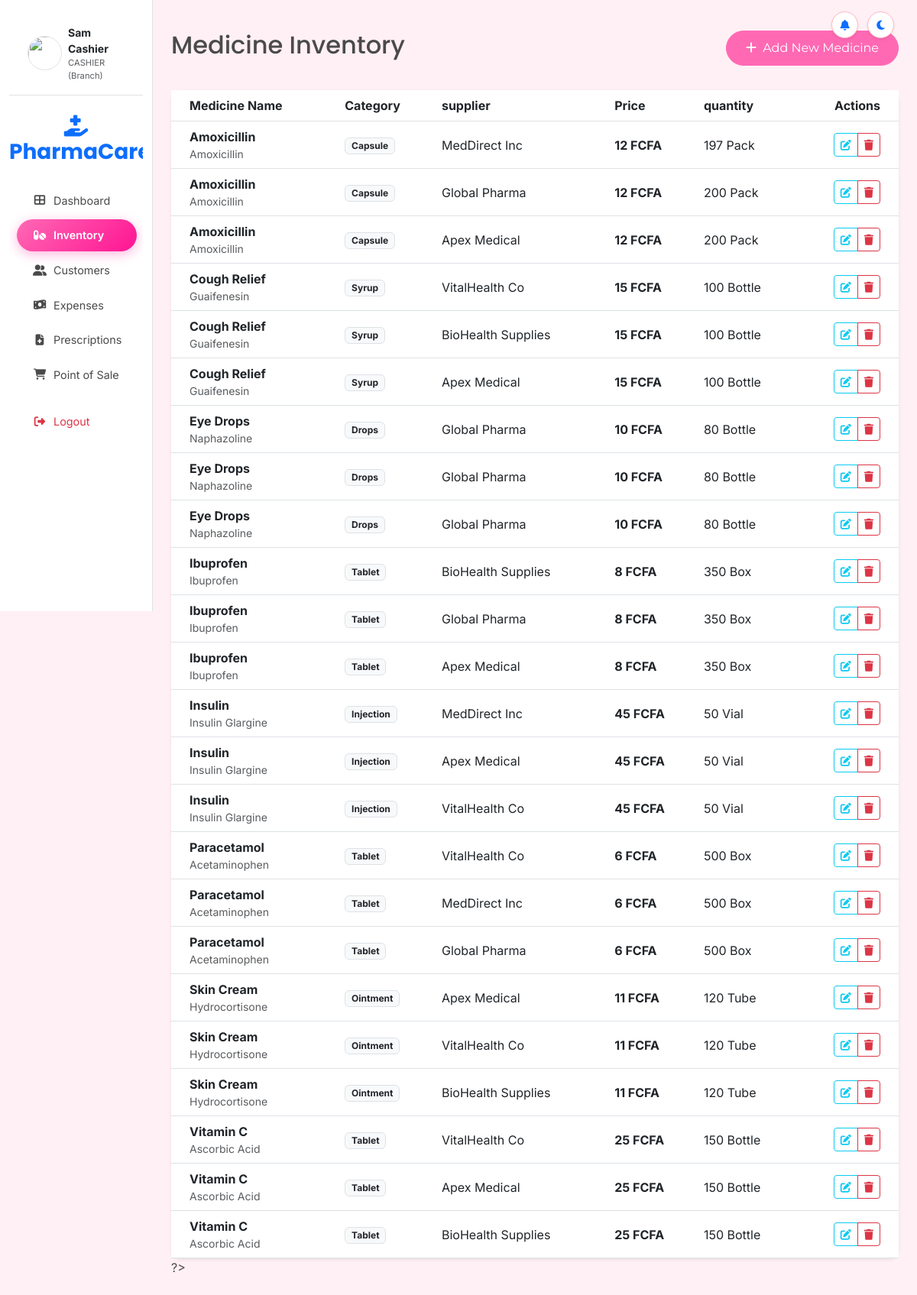
Page /inventory.php (signed in) on the committed database.
### tables this page shows
CREATE TABLE IF NOT EXISTS medicines (
    id INT PRIMARY KEY AUTO_INCREMENT,
    name VARCHAR(100) NOT NULL,
    generic_name VARCHAR(100),
    category VARCHAR(50),
    manufacturer VARCHAR(100),
    supplier_id INT,
    price DECIMAL(10,2) NOT NULL,
    cost_price DECIMAL(10,2),
    quantity INT DEFAULT 0,
    unit VARCHAR(20),
    reorder_level INT DEFAULT 10,
    expiry_date DATE,
    barcode VARCHAR(50),
    description TEXT,
    pharmacy_id INT,
    created_at TIMESTAMP DEFAULT CURRENT_TIMESTAMP,
    FOREIGN KEY (supplier_id) REFERENCES suppliers(id) ON DELETE SET NULL,
    FOREIGN KEY (pharmacy_id) REFERENCES pharmacies(id) ON DELETE CASCADE
);

CREATE TABLE IF NOT EXISTS suppliers (
    id INT PRIMARY KEY AUTO_INCREMENT,
    name VARCHAR(100) NOT NULL,
    contact_person VARCHAR(100),
    phone VARCHAR(15),
    email VARCHAR(100),
    address TEXT,
    payment_terms VARCHAR(50),
    pharmacy_id INT,
    created_at TIMESTAMP DEFAULT CURRENT_TIMESTAMP,
    FOREIGN KEY (pharmacy_id) REFERENCES pharmacies(id) ON DELETE CASCADE
);

### includes/functions/lang.php (called while the page is built)
<?php
$translations = [
    'en' => [
        'dashboard' => 'Dashboard',
        'inventory' => 'Inventory',
        'pos' => 'Point of Sale',
        'suppliers' => 'Suppliers',
        'reports' => 'Reports',
        'users' => 'Users',
        'settings' => 'Settings',
        'customers' => 'Customers',
        'expenses' => 'Expenses',
        'prescriptions' => 'Prescriptions',
        'audit_logs' => 'Audit Logs',
        'logout' => 'Logout',
        'welcome' => 'Welcome Back',
        'today_sales' => "Today's Sales",
        'low_stock' => 'Low Stock Alert',
        'expiring_soon' => 'Expiring Soon',
        'total_medicines' => 'Total Medicines',
        'recent_sales' => 'Recent Sales',
        'medicine_name' => 'Medicine Name',
        'generic_name' => 'Generic Name',
        'category' => 'Category',
        'price' => 'Price',
        'stock' => 'Stock',
        'expiry' => 'Expiry',
        'actions' => 'Actions',
        'confirm_sale' => 'Confirm Sale',
        'total' => 'Total',
        'add_medicine' => 'Add New Medicine',
        'medicine_inventory' => 'Medicine Inventory',
        'payment_method' => 'Payment Method',
        'grand_total' => 'Grand Total'
    ],
    'fr' => [
        'dashboard' => 'Tableau de bord',
        'inventory' => 'Inventaire',
        'pos' => 'Point de vente',
        'suppliers' => 'Fournisseurs',
        'reports' => 'Rapports',
        'users' => 'Utilisateurs',
        'settings' => 'Paramètres',
        'customers' => 'Clients',
        'expenses' => 'Dépenses',
        'prescriptions' => 'Ordonnances',
        'audit_logs' => "Journaux d'Audit",
        'logout' => 'Déconnexion',
        'welcome' => 'Bienvenue',
        'today_sales' => "Ventes d'aujourd'hui",
        'low_stock' => 'Alerte stock bas',
        'expiring_soon' => 'Expire bientôt',
        'total_medicines' => 'Total des médicaments',
        'recent_sales' => 'Ventes récentes',
        'medicine_name' => 'Nom du médicament',
        'generic_name' => 'Nom générique',
        'category' => 'Catégories',
        'price' => 'Prix',
        'stock' => 'Stock',
        'expiry' => 'Expiration',
        'actions' => 'Actions',
        'confirm_sale' => 'Confirmer la vente',
        'total' => 'Total',
        'add_medicine' => 'Ajouter un nouveau médicament',
        'medicine_inventory' => 'Inventaire des médicaments',
        'payment_method' => 'Mode de paiement',
        'grand_total' => 'Total général'
    ]
];
function __($key) {
    global $translations;
    $lang = $_SESSION['lang'] ?? 'en';
    return $translations[$lang][$key] ?? $key;
}

### includes/functions/auth.php (called while the page is built, shortened)
<?php
function has_role($roles) {
    if (is_array($roles)) {
        return in_array($_SESSION['role'], $roles);
    }
    return $_SESSION['role'] === $roles;
}

### includes/functions/helpers.php (called while the page is built, shortened)
<?php
require_once __DIR__ . '/lang.php';
if (!function_exists('format_currency')) {
    function format_currency($amount) {
        global $app_settings;
        $currency = $app_settings['currency'] ?? 'FCFA';
        return number_format($amount, 0, '.', ' ') . ' ' . $currency;
    }
}

### inventory.php (the view, shortened to what this page needs)
<?php
require_once 'includes/config/database.php';
require_once 'includes/functions/auth.php';
require_once 'includes/functions/helpers.php';
$pharmacy_id = $_SESSION['pharmacy_id'] ?? null;
try {
    if (has_role('customer')) {
        $selected_pharmacy = $_GET['pharma'] ?? null;
        if ($selected_pharmacy) {
            $stmt = $pdo->prepare("SELECT m.*, p.name as pharmacy_name FROM medicines m JOIN pharmacies p ON m.pharmacy_id = p.id WHERE m.pharmacy_id = ? AND p.status = 'active' ORDER BY m.name ASC");
            $stmt->execute([$selected_pharmacy]);
        } else {
            $stmt = $pdo->query("SELECT m.*, p.name as pharmacy_name FROM medicines m JOIN pharmacies p ON m.pharmacy_id = p.id WHERE p.status = 'active' ORDER BY m.name ASC");
        }
    } elseif (has_role('admin') && !$pharmacy_id) {
        $stmt = $pdo->query("SELECT m.*, p.name as pharmacy_name, s.name as supplier_name
                             FROM medicines m
                             JOIN pharmacies p ON m.pharmacy_id = p.id
                             LEFT JOIN suppliers s ON m.supplier_id = s.id
                             ORDER BY p.name ASC, m.name ASC");
    } else {
        $stmt = $pdo->prepare("SELECT m.*, s.name as supplier_name FROM medicines m LEFT JOIN suppliers s ON m.supplier_id = s.id WHERE m.pharmacy_id = ? ORDER BY m.name ASC");
        $stmt->execute([$pharmacy_id]);
    }
    $medicines = $stmt->fetchAll();
} catch (PDOException $e) {
    $medicines = [];
    $error = "Error fetching medicines: " . $e->getMessage();
}
include 'includes/templates/header.php';
?>
<div class="d-flex justify-content-between flex-wrap flex-md-nowrap align-items-center pt-3 pb-2 mb-4">
    <h1 class="h2"><?php echo __('medicine_inventory'); ?></h1>
    <?php if (has_role(['admin', 'pharmacist', 'cashier'])): ?>
    <div class="btn-toolbar mb-2 mb-md-0">
        <button type="button" class="btn btn-primary" data-bs-toggle="modal" data-bs-target="#medicineModal">
            <i class="fas fa-plus me-1"></i> <?php echo __('add_medicine'); ?>
        </button>
    </div>
    <?php endif; ?>
</div>
<?php
$grouped_inventory = [];
?>
<?php if (has_role('admin') && !$pharmacy_id): ?>
<div class="accordion border-0 shadow-sm rounded-4 overflow-hidden" id="inventoryAccordion">
    <?php if (empty($grouped_inventory)): ?>
        <div class="card border-0 p-5 text-center text-muted">No medicines found in the system.</div>
    <?php else:
        $idx = 0;
        foreach ($grouped_inventory as $ph_name => $items):
            $idx++;
            $acc_id = "invCollapse" . $idx;
    ?>
    <div class="accordion-item border-0 border-bottom">
        <h2 class="accordion-header">
            <button class="accordion-button <?php echo ($idx > 1) ? 'collapsed' : ''; ?> fw-bold py-3" type="button" data-bs-toggle="collapse" data-bs-target="#<?php echo $acc_id; ?>">
                <i class="fas fa-hospital me-2 text-primary"></i> <?php echo $ph_name; ?>
                <span class="badge bg-light text-dark border ms-2"><?php echo count($items); ?> Items</span>
            </button>
        </h2>
        <div id="<?php echo $acc_id; ?>" class="accordion-collapse collapse <?php echo ($idx == 1) ? 'show' : ''; ?>" data-bs-parent="#inventoryAccordion">
            <div class="accordion-body p-0">
                <div class="table-responsive">
                    <table class="table table-hover align-middle mb-0">
                        <thead class="bg-light">
                            <tr>
                                <th class="ps-4"><?php echo __('medicine_name'); ?></th>
                                <th><?php echo __('category'); ?></th>
                                <th><?php echo __('supplier'); ?></th>
                                <th><?php echo __('price'); ?></th>
                                <th><?php echo __('quantity'); ?></th>
                                <th class="text-end pe-4"><?php echo __('actions'); ?></th>
                            </tr>
                        </thead>
                        <tbody>
                            <?php foreach ($items as $m): ?>
                            <tr class="<?php echo ($m['quantity'] <= ($m['reorder_level'] ?? 0)) ? 'table-warning' : ''; ?>">
                                <td class="ps-4">
                                    <div class="fw-bold"><?php echo $m['name']; ?></div>
                                    <div class="small text-muted"><?php echo $m['generic_name']; ?></div>
                                </td>
                                <td><span class="badge bg-light text-dark border"><?php echo $m['category']; ?></span></td>
                                <td><?php echo $m['supplier_name'] ?? 'N/A'; ?></td>
                                <td class="fw-bold"><?php echo format_currency($m['price']); ?></td>
                                <td>
                                    <?php echo $m['quantity']; ?> <?php echo $m['unit']; ?>
                                    <?php if (isset($m['reorder_level']) && $m['quantity'] <= $m['reorder_level']): ?>
                                        <i class="fas fa-exclamation-triangle text-warning ms-1" title="Low Stock"></i>
                                    <?php endif; ?>
                                </td>
                                <td class="text-end pe-4">
                                    <div class="btn-group">
                                        <button class="btn btn-sm btn-outline-info edit-medicine" data-json='<?php echo json_encode($m); ?>'>
                                            <i class="fas fa-edit"></i>
                                        </button>
                                        <a href="inventory.php?delete=<?php echo $m['id']; ?>" class="btn btn-sm btn-outline-danger" onclick="return confirm('Are you sure you want to delete this medicine?')">
                                            <i class="fas fa-trash"></i>
                                        </a>
                                    </div>
                                </td>
                            </tr>
                            <?php endforeach; ?>
                        </tbody>
                    </table>
                </div>
            </div>
        </div>
    </div>
    <?php endforeach; endif; ?>
</div>
<?php else: ?>
<div class="card shadow-sm border-0">
    <div class="card-body p-0">
        <div class="table-responsive">
            <table class="table table-hover align-middle mb-0">
                <thead class="bg-light">
                    <tr>
                        <th class="ps-4"><?php echo __('medicine_name'); ?></th>
                        <th><?php echo __('category'); ?></th>
                        <?php if (has_role('customer')): ?>
                        <th>Pharmacy</th>
                        <?php else: ?>
                        <th><?php echo __('supplier'); ?></th>
                        <?php endif; ?>
                        <th><?php echo __('price'); ?></th>
                        <th><?php echo __('quantity'); ?></th>
                        <th class="text-end pe-4"><?php echo __('actions'); ?></th>
                    </tr>
                </thead>
                <tbody>
                    <?php if (empty($medicines)): ?>
                    <tr><td colspan="6" class="text-center py-5 text-muted">No medicines found.</td></tr>
                    <?php else: foreach ($medicines as $m): ?>
                    <tr class="<?php echo ($m['quantity'] <= ($m['reorder_level'] ?? 0)) ? 'table-warning' : ''; ?>">
                        <td class="ps-4">
                            <div class="fw-bold"><?php echo $m['name']; ?></div>
                            <div class="small text-muted"><?php echo $m['generic_name']; ?></div>
                        </td>
                        <td><span class="badge bg-light text-dark border"><?php echo $m['category']; ?></span></td>
                        <?php if (has_role('customer')): ?>
                        <td><span class="text-primary fw-bold"><?php echo $m['pharmacy_name'] ?? 'Unknown'; ?></span></td>
                        <?php else: ?>
                        <td><?php echo $m['supplier_name'] ?? 'N/A'; ?></td>
                        <?php endif; ?>
                        <td class="fw-bold"><?php echo format_currency($m['price']); ?></td>
                        <td>
                            <?php echo $m['quantity']; ?> <?php echo $m['unit']; ?>
                        </td>
                        <td class="text-end pe-4">
                            <?php if (has_role('customer')): ?>
                                <button class="btn btn-primary btn-sm rounded-pill px-3 add-to-cart-btn"
                                        data-id="<?php echo $m['id']; ?>"
                                        data-name="<?php echo $m['name']; ?>"
                                        data-price="<?php echo $m['price']; ?>"
                                        data-pharma-id="<?php echo $m['pharmacy_id']; ?>"
                                        data-pharma-name="<?php echo $m['pharmacy_name']; ?>">
                                    <i class="fas fa-cart-plus me-1"></i> Add to Cart
                                </button>
                            <?php else: ?>
                                <div class="btn-group">
                                    <button class="btn btn-sm btn-outline-info edit-medicine" data-json='<?php echo json_encode($m); ?>'>
                                        <i class="fas fa-edit"></i>
                                    </button>
                                    <a href="inventory.php?delete=<?php echo $m['id']; ?>" class="btn btn-sm btn-outline-danger" onclick="return confirm('Are you sure you want to delete this medicine?')">
                                        <i class="fas fa-trash"></i>
                                    </a>
                                </div>
                            <?php endif; ?>
                        </td>
                    </tr>
                    <?php endforeach; endif; ?>
                </tbody>
            </table>
        </div>
    </div>
</div>
<?php endif; ?>
?>
<?php
include 'includes/templates/footer.php';
?>

### assets/css/style.css (style rules this page uses)
:root { --primary-color: #FF69B4; --secondary-color: #FFB6C1; --accent-color: #FF1493; --bg-color: #FFF0F5; --text-color: #4A4A4A; --success-color: #98D8C8; --warning-color: #FFD700; --error-color: #FF6B6B; --white: #FFFFFF; --shadow: 0 4px 6px rgba(0, 0, 0, 0.1); --border-radius: 12px; --glass-bg: rgba(255, 255, 255, 0.7); --glass-border: rgba(255, 255, 255, 0.3); }
body { background-color: var(--bg-color); color: var(--text-color); font-family: 'Inter', sans-serif; margin: 0; padding: 0; }
h1, h2, h3, h4, h5, h6 { font-family: 'Poppins', sans-serif; font-weight: 700; color: var(--accent-color); }
.btn-primary { background-color: var(--primary-color); border-color: var(--primary-color); border-radius: 50px; padding: 10px 25px; font-family: 'Montserrat', sans-serif; transition: all 0.3s ease; }
.card { border: none; border-radius: var(--border-radius); box-shadow: var(--shadow); transition: transform 0.3s ease; }

### rows in the picture
medicines: name "Amoxicillin", generic_name "Amoxicillin", category "Capsule", supplier.name "MedDirect Inc", price "12 FCFA", quantity "197", unit "Pack"
medicines: name "Amoxicillin", generic_name "Amoxicillin", category "Capsule", supplier.name "Global Pharma", price "12 FCFA", quantity "200", unit "Pack"
medicines: name "Amoxicillin", generic_name "Amoxicillin", category "Capsule", supplier.name "Apex Medical", price "12 FCFA", quantity "200", unit "Pack"
medicines: name "Cough Relief", generic_name "Guaifenesin", category "Syrup", supplier.name "VitalHealth Co", price "15 FCFA", quantity "100", unit "Bottle"
medicines: name "Cough Relief", generic_name "Guaifenesin", category "Syrup", supplier.name "BioHealth Supplies", price "15 FCFA", quantity "100", unit "Bottle"
medicines: name "Cough Relief", generic_name "Guaifenesin", category "Syrup", supplier.name "Apex Medical", price "15 FCFA", quantity "100", unit "Bottle"
medicines: name "Eye Drops", generic_name "Naphazoline", category "Drops", supplier.name "Global Pharma", price "10 FCFA", quantity "80", unit "Bottle"
medicines: name "Eye Drops", generic_name "Naphazoline", category "Drops", supplier.name "Global Pharma", price "10 FCFA", quantity "80", unit "Bottle"
medicines: name "Eye Drops", generic_name "Naphazoline", category "Drops", supplier.name "Global Pharma", price "10 FCFA", quantity "80", unit "Bottle"
medicines: name "Ibuprofen", generic_name "Ibuprofen", category "Tablet", supplier.name "BioHealth Supplies", price "8 FCFA", quantity "350", unit "Box"
medicines: name "Ibuprofen", generic_name "Ibuprofen", category "Tablet", supplier.name "Global Pharma", price "8 FCFA", quantity "350", unit "Box"
medicines: name "Ibuprofen", generic_name "Ibuprofen", category "Tablet", supplier.name "Apex Medical", price "8 FCFA", quantity "350", unit "Box"
medicines: name "Insulin", generic_name "Insulin Glargine", category "Injection", supplier.name "MedDirect Inc", price "45 FCFA", quantity "50", unit "Vial"
medicines: name "Insulin", generic_name "Insulin Glargine", category "Injection", supplier.name "Apex Medical", price "45 FCFA", quantity "50", unit "Vial"
medicines: name "Insulin", generic_name "Insulin Glargine", category "Injection", supplier.name "VitalHealth Co", price "45 FCFA", quantity "50", unit "Vial"
medicines: name "Paracetamol", generic_name "Acetaminophen", category "Tablet", supplier.name "VitalHealth Co", price "6 FCFA", quantity "500", unit "Box"
medicines: name "Paracetamol", generic_name "Acetaminophen", category "Tablet", supplier.name "MedDirect Inc", price "6 FCFA", quantity "500", unit "Box"
medicines: name "Paracetamol", generic_name "Acetaminophen", category "Tablet", supplier.name "Global Pharma", price "6 FCFA", quantity "500", unit "Box"
medicines: name "Skin Cream", generic_name "Hydrocortisone", category "Ointment", supplier.name "Apex Medical", price "11 FCFA", quantity "120", unit "Tube"
medicines: name "Skin Cream", generic_name "Hydrocortisone", category "Ointment", supplier.name "VitalHealth Co", price "11 FCFA", quantity "120", unit "Tube"
medicines: name "Skin Cream", generic_name "Hydrocortisone", category "Ointment", supplier.name "BioHealth Supplies", price "11 FCFA", quantity "120", unit "Tube"
medicines: name "Vitamin C", generic_name "Ascorbic Acid", category "Tablet", supplier.name "VitalHealth Co", price "25 FCFA", quantity "150", unit "Bottle"
medicines: name "Vitamin C", generic_name "Ascorbic Acid", category "Tablet", supplier.name "Apex Medical", price "25 FCFA", quantity "150", unit "Bottle"
medicines: name "Vitamin C", generic_name "Ascorbic Acid", category "Tablet", supplier.name "BioHealth Supplies", price "25 FCFA", quantity "150", unit "Bottle"

### other values in the picture
$_SESSION['full_name'] "Sam Cashier"
$_SESSION['role'] "CASHIER"
__('dashboard') "Dashboard"
__('inventory') "Inventory"
__('customers') "Customers"
__('expenses') "Expenses"
__('prescriptions') "Prescriptions"
__('pos') "Point of Sale"
__('logout') "Logout"
__('medicine_inventory') "Medicine Inventory"
__('add_medicine') "Add New Medicine"
__('medicine_name') "Medicine Name"
__('category') "Category"
__('supplier') "supplier"
__('price') "Price"
